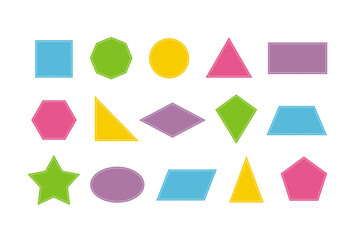
//> input picture images/shapssss.jpg, 361 x 240 px
$ ./shapes_detection images/shapssss.jpg 2 2   (built with g++ and OpenCV 4)
//> lines starting //> are read from the running program, lines starting //| are printed output that depends on the picture; after the words box and inside, x2 and y2 are one past the last pixel; in counts of white or black regions, pixels touching at a corner belong together
//> further down, img is the input picture: 240 rows x 361 cols, CV_8UC3; mean B, G, R 226, 233.1, 235.9
#include <opencv2/imgproc.hpp>
#include <opencv2/opencv.hpp>
#include <iostream>
#include <numeric>

#define COR std::vector<std::vector<cv::Point>>

cv::Mat imgGray, imgDil, imgCanny, imgBlur;

int is_circle(std::vector<std::vector<cv::Point>> &contours, int i, double tolerance = 3.0, double matchRatio = 0.9)
{
    if (contours[i].empty())
        return 0;

/*     if (contours[i].size() < 50)
        return 0; */
    std::vector<cv::Point> approx;
    cv::approxPolyDP(contours[i], approx, 0.01 * cv::arcLength(contours[i], true), true);

    if (approx.size() <= 8)
        return 0;

    cv::Moments M = cv::moments(contours[i]);
    if (M.m00 == 0)
        return 0;
    cv::Point2f center(M.m10 / M.m00, M.m01 / M.m00);

    std::vector<double> distances;
    for (const auto& pt : contours[i])
        distances.push_back(cv::norm(center - cv::Point2f(static_cast<float>(pt.x), static_cast<float>(pt.y))));

    double avg = std::accumulate(distances.begin(), distances.end(), 0.0) / distances.size();

    int closeCount = 0;
    for (double d : distances)
        if (std::abs(d - avg) < tolerance)
            closeCount++;

    double ratio = (double)closeCount / distances.size();
    if (ratio >= matchRatio)
        return 3;
    return 0;
}

int is_Square(std::vector<cv::Rect> boundingRect, int i)
{
    float aspRatio;

    aspRatio = (float)boundingRect[i].width / (float)boundingRect[i].height;
    if (aspRatio > 0.95 && aspRatio < 1.05)
        return (1);
    return (0);
}

int which_shape(COR conPloy, std::vector<cv::Rect> boundingRect, int i, std::string& objType,
                    COR contours, COR tempContours)
{
    int     objCor;
    int     ret;

    objCor = conPloy[i].size();
    if (objCor == 3)
        objType = "Triangle";
    else if (objCor == 4)
        if (is_Square(boundingRect, i))
            objType = "Square";
        else
            objType = "Rectangle";
    else if (objCor == 5)
        objType = "Pentagon";
    else if (objCor == 6)
        objType = "Hexagon";
    else if (objCor == 7)
        objType = "Heptagon";
    else if (objCor > 7)
    {
        ret = is_circle(contours, i);
        if (ret == 1)
            return (1);
        if (ret == 3)
            objType = "Circle";
        else
            objType = "Polygon";
    }
    return (0);
}

void getContours(cv::Mat imgDil, cv::Mat img)
{
    COR contours;
    COR tempContours;
    std::string objType;
    std::vector<cv::Vec4i> hierarchy;
    std::vector<cv::Vec4i> hierarchy_2;

    cv::findContours(imgDil, contours, hierarchy, cv::RETR_EXTERNAL, cv::CHAIN_APPROX_SIMPLE);
    cv::findContours(imgDil, tempContours, hierarchy_2, cv::RETR_EXTERNAL, cv::CHAIN_APPROX_NONE);
    COR conPloy(contours.size());
    std::vector<cv::Rect> boundingRect(contours.size());
    for(int i = 0; i < contours.size(); i++)
    {
        int area = cv::contourArea(contours[i]);
        if (area > 500)
        {
            float peri = cv::arcLength(contours[i], true);
            cv::approxPolyDP(contours[i], conPloy[i], 0.01 * peri, true);
            boundingRect[i] = cv::boundingRect(conPloy[i]);
            if (which_shape(conPloy, boundingRect, i, objType, contours, tempContours))
                continue ;
            cv::drawContours(img, conPloy, i, cv::Scalar(255, 0, 255), 2);
            cv::rectangle(img, boundingRect[i].tl(), boundingRect[i].br(), cv::Scalar(0, 255, 0), 2);
            cv::putText(img, objType, {boundingRect[i].x, boundingRect[i].y - 5},
                        cv::FONT_HERSHEY_SIMPLEX, 0.7, cv::Scalar(0, 255, 0), 2);
        }
    }

}

void    image_process(cv::Mat &img, float resizeX, float resizeY)
{
//> called with resizeX = 2, resizeY = 2
    cv::resize(img, img, cv::Size(), resizeX, resizeY);
//> img: 480 rows x 722 cols, CV_8UC3
    std::cout<< img.size() << std::endl;
//| [722 x 480]
    cv::cvtColor(img, imgGray, cv::COLOR_BGR2GRAY);
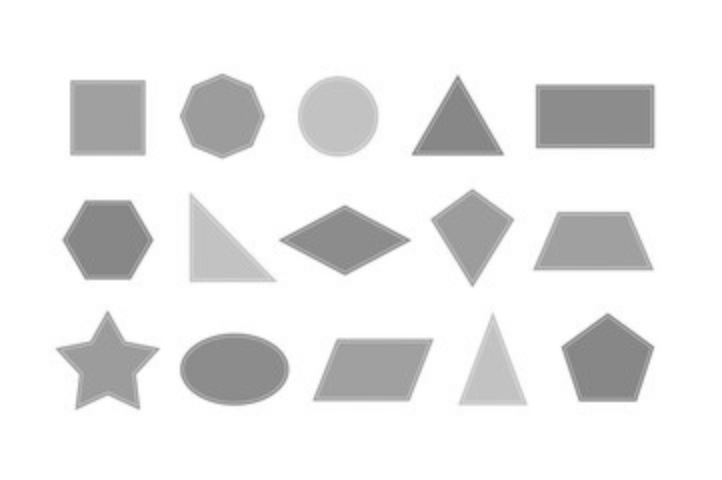
//> imgGray: 480 rows x 722 cols, CV_8UC1; min 127, max 255, mean 233.1
    cv::medianBlur(imgGray, imgBlur, 5);
    cv::Canny(imgBlur, imgCanny, 15, 55);
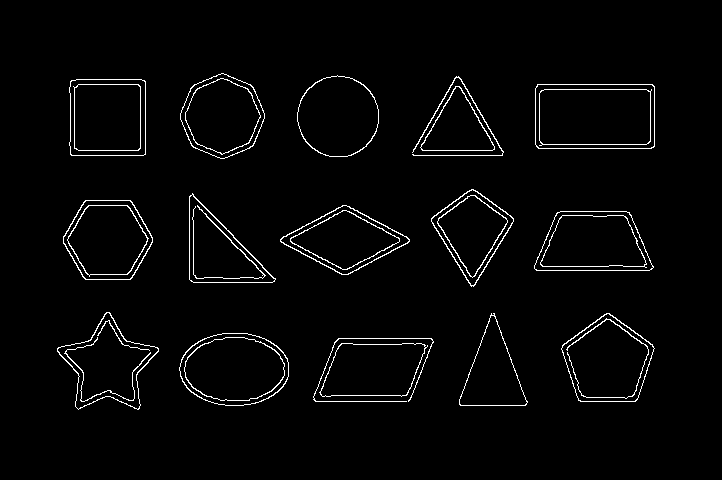
//> imgCanny: 480 rows x 722 cols, CV_8UC1; 2.5% white in thin lines or dots, all inside (x1, y1, x2, y2) = (57, 73, 655, 410)
    cv::Mat kernel = cv::getStructuringElement(cv::MORPH_RECT, cv::Size(3, 3));
    cv::dilate(imgCanny, imgDil, kernel);
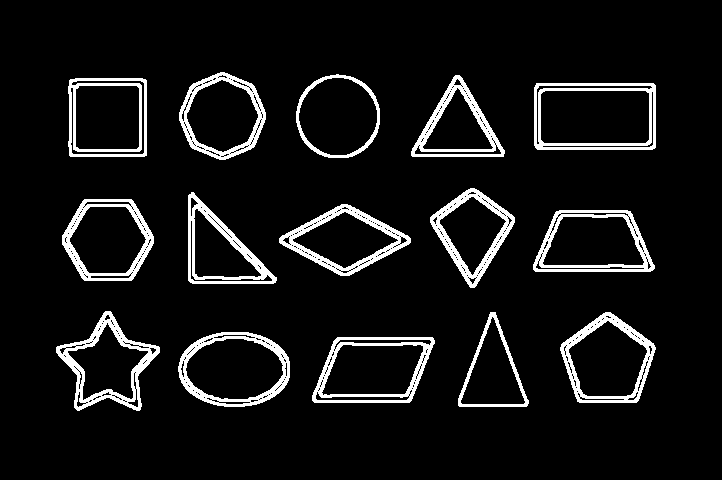
//> imgDil: 480 rows x 722 cols, CV_8UC1; 8% white; 15 white regions
}

int parsing(int argc, char** argv, float &resizeX, float &resizeY)
{
    if (argc < 2 || argc > 4)
    {
        std::cerr << "Usage: " << argv[0] << " <image_path> <resize_y> <resize_x>" << std::endl;
        std::cerr << "optional <resize_y> <resize_x>" << std::endl;
        return (1);
    }
    else if (argc == 3)
    {
        resizeX = atof(argv[2]);
        if (resizeX < 0.1 || resizeX > 10.0)
        {
            std::cerr << "Resize value must be a positive float between 0.1 to 10.0." << std::endl;
            return (1);
        }
        resizeY = resizeX;
    }
    else if (argc == 4)
    {
        resizeX = atof(argv[2]);
        resizeY = atof(argv[3]);
        if (resizeX < 0.1 || resizeX > 10.0
            || resizeY < 0.1 || resizeY > 10.0)
        {
            std::cerr << "Resize values must be positive integers between 0.1 to 10.0." << std::endl;
            return (1);
        }
    }
    else
    {
        resizeX = 1;
        resizeY = 1;
    }
    return (0);
}

int main(int argc, char** argv)
{
    float   resizeX;
    float   resizeY;

    if (parsing(argc, argv, resizeX, resizeY))
        return (1);
    std::cout << "Resize values: " << resizeX << ", " << resizeY << std::endl;
    std::string imagePath = argv[1];
    cv::Mat img = cv::imread(imagePath);
    image_process(img, resizeX, resizeY);
    getContours(imgDil, img);
//> in getContours, `cv::findContours(imgDil, contours, hierarchy, cv::RETR_EXTERNAL, cv::C..`: contours = 15 contours; largest, box (x1, y1, x2, y2) and area: (534, 83, 656, 150) 7970, (178, 332, 290, 407) 6616, (312, 337, 435, 403) 6508, (560, 312, 656, 403) 6142, (533, 210, 655, 272) 6049
//> in getContours, `cv::findContours(imgDil, tempContours, hierarchy_2, cv::RETR_EXTERNAL,..`: tempContours has the same summary as contours
//> in getContours, `COR conPloy(contours.size());`: conPloy = 15 empty contours
//> in getContours, `std::vector<cv::Rect> boundingRect(contours.size());`: boundingRect = 15 Rects (x, y, width, height), first 8: [0, 0, 0, 0], [0, 0, 0, 0], [0, 0, 0, 0], [0, 0, 0, 0], [0, 0, 0, 0], [0, 0, 0, 0], [0, 0, 0, 0], [0, 0, 0, 0]
//> the loop in getContours, `for(int i = 0; i < contours.size(); i++)` made 15 passes
//> (area, peri, objCor in which_shape, center in is_circle, ret in which_shape, objType) on passes 2, 5, 14: (6616, 312.6, 12, Point(234, 368.9), 0, "Polygon"), (5402, 367.3, 12, Point(107.3, 364.8), 0, "Polygon"), (5483, 277.5, 13, Point(337.7, 116.1), 3, "Circle")
//> (area, peri, objCor in which_shape, aspRatio in is_Square, objType) on passes 9, 11, 12: (4410, 306.5, 4, 0.978, "Square"), (7970, 368.7, 4, 1.79, "Rectangle"), (6008, 308.1, 4, 1, "Square")
//> pass 1, in getContours, `cv::putText(img, objType, {boundingRect[i].x, boundingRect[i].y - 5}, ..`:
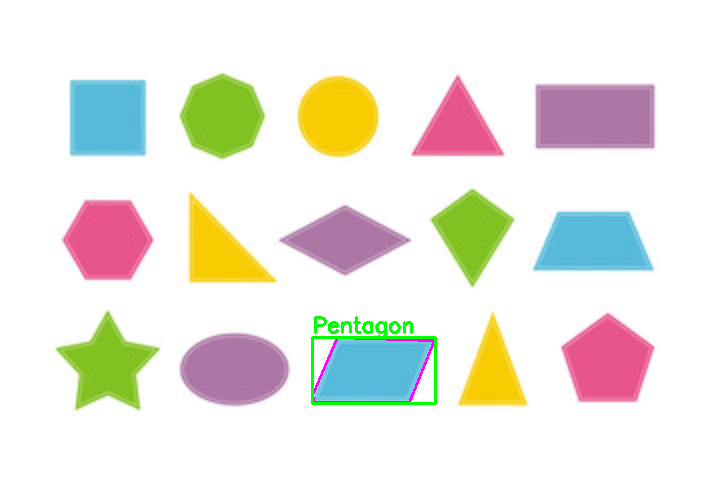
//> img: 480 rows x 722 cols, CV_8UC3; mean B, G, R 224.7, 232.7, 234.7
//> pass 2, in getContours, `cv::putText(img, objType, {boundingRect[i].x, boundingRect[i].y - 5}, ..`:
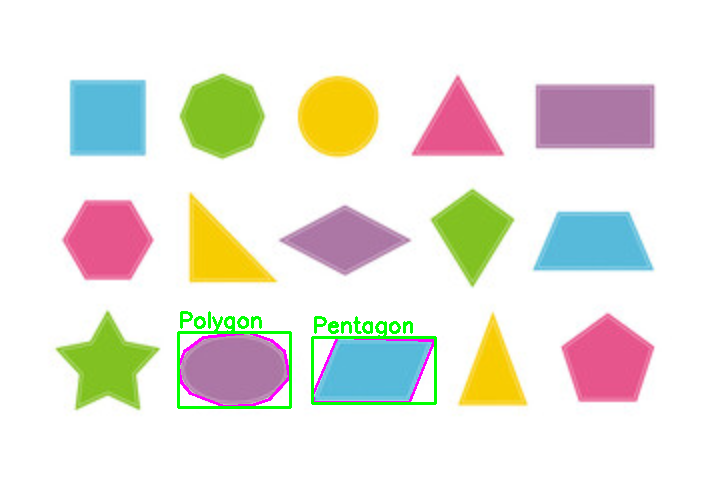
//> img: 480 rows x 722 cols, CV_8UC3; 0.71% of pixels changed, all inside (x1, y1, x2, y2) = (177, 311, 292, 409)
//> pass 3, in getContours, `cv::putText(img, objType, {boundingRect[i].x, boundingRect[i].y - 5}, ..`:
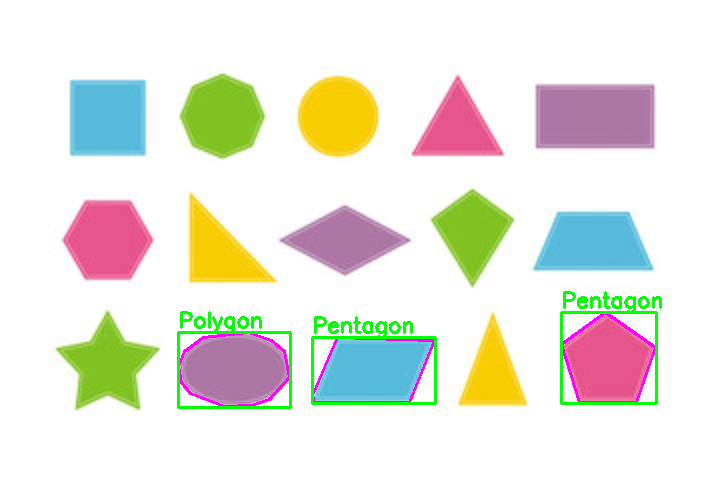
//> img: 480 rows x 722 cols, CV_8UC3; 0.74% of pixels changed, all inside (x1, y1, x2, y2) = (560, 291, 662, 405)
//> after the loop in getContours, `for(int i = 0; i < contours.size(); i++)`:
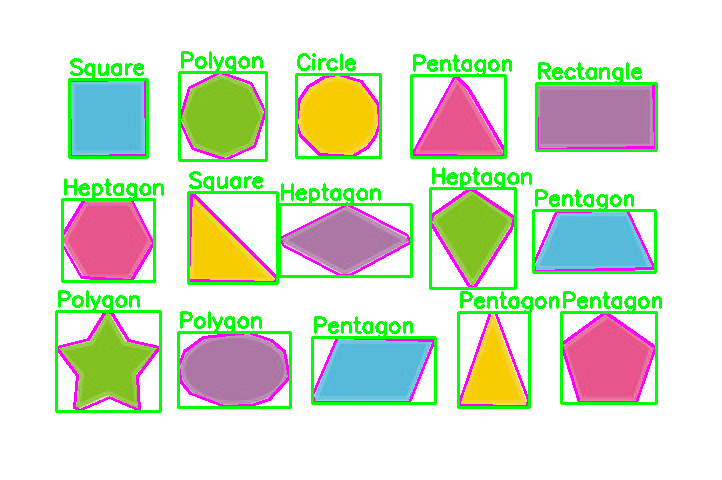
//> img: 480 rows x 722 cols, CV_8UC3; 8.26% of pixels changed, all inside (x1, y1, x2, y2) = (55, 51, 658, 413)
    cv::imshow("image Dil",  img);
    cv::waitKey(0);
    return (0);
}

$ run again, on images/shapes.png
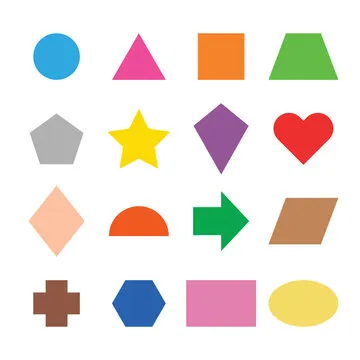
//> input picture images/shapes.png, 360 x 360 px
//> img is the input picture: 360 rows x 360 cols, CV_8UC3; mean B, G, R 219.3, 226.8, 235.5
//| [720 x 720]
//> in image_process, `cv::Canny(imgBlur, imgCanny, 15, 55);`:
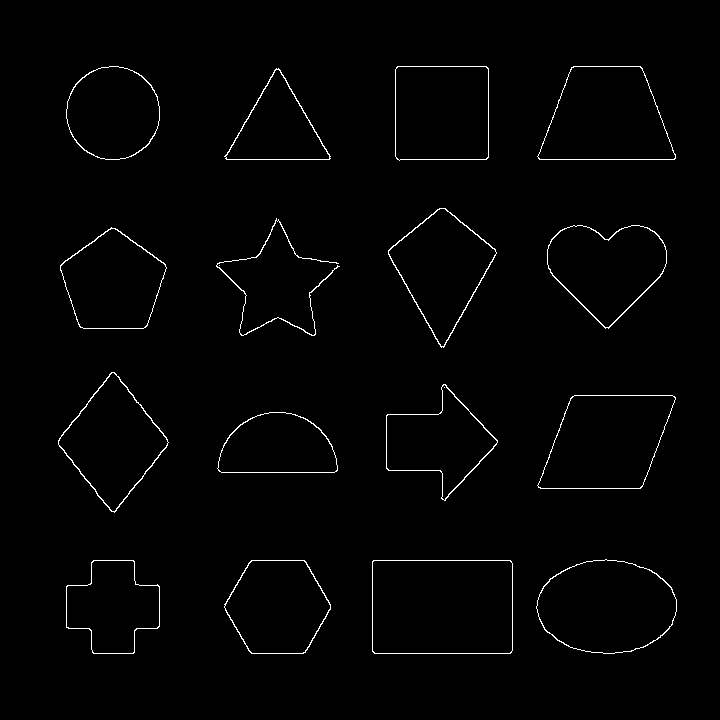
//> imgCanny: 720 rows x 720 cols, CV_8UC1; 1.3% white in thin lines or dots, all inside (x1, y1, x2, y2) = (58, 66, 677, 654)
//> imgDil: 720 rows x 720 cols, CV_8UC1; 4% white; 16 white regions
//> contours = 16 contours; largest, box (x1, y1, x2, y2) and area: (371, 559, 514, 655) 13482, (535, 558, 678, 655) 10682, (536, 394, 677, 490) 10200, (536, 65, 677, 161) 10196, (394, 65, 490, 162) 9018
//> tempContours has the same summary as contours
//> conPloy = 16 empty contours
//> boundingRect = 16 Rects (x, y, width, height), first 8: [0, 0, 0, 0], [0, 0, 0, 0], [0, 0, 0, 0], [0, 0, 0, 0], [0, 0, 0, 0], [0, 0, 0, 0], [0, 0, 0, 0], [0, 0, 0, 0]
//> the loop in getContours, `for(int i = 0; i < contours.size(); i++)` made 16 passes
//> (area, peri, objCor in which_shape, center in is_circle, ret in which_shape, objType) on passes 3, 10, 16: (6539, 367.4, 12, Point(112.5, 606.4), 0, "Polygon"), (8647, 374.6, 12, Point(606.4, 267.2), 0, "Polygon"), (7208, 317.3, 14, Point(112.7, 112.6), 3, "Circle")
//> after the loop in getContours, `for(int i = 0; i < contours.size(); i++)`:
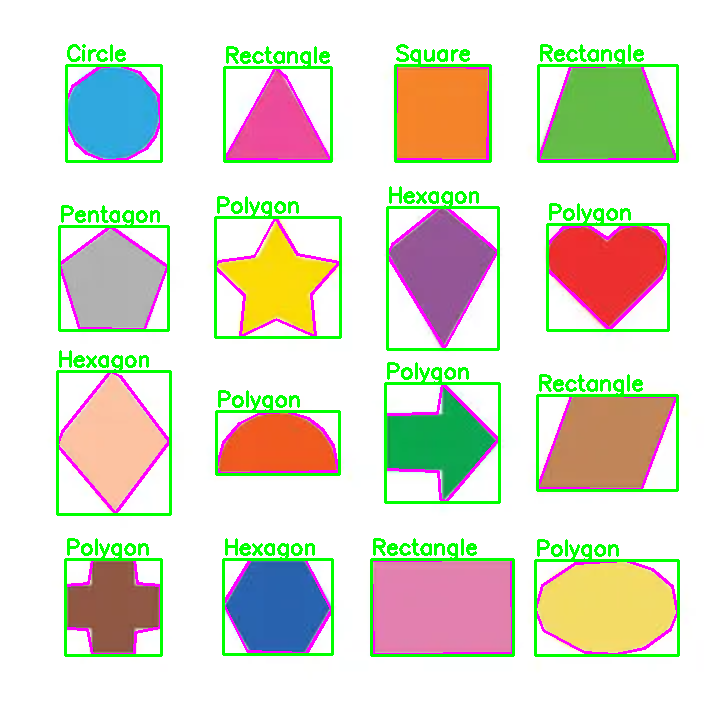
//> img: 720 rows x 720 cols, CV_8UC3; mean B, G, R 205.8, 222.1, 221
